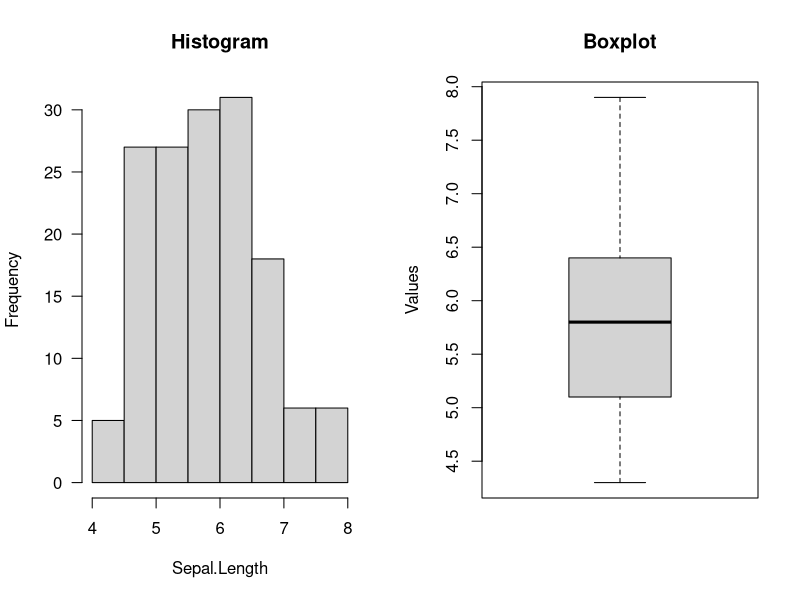
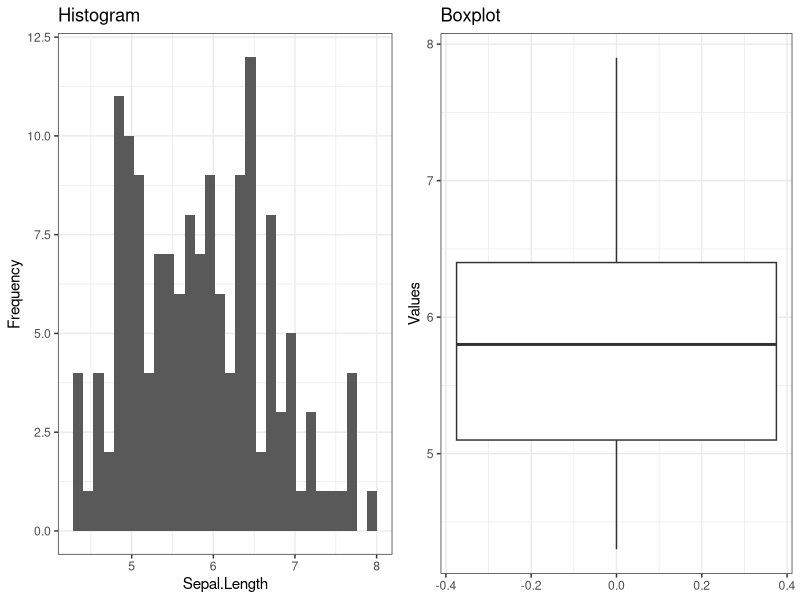
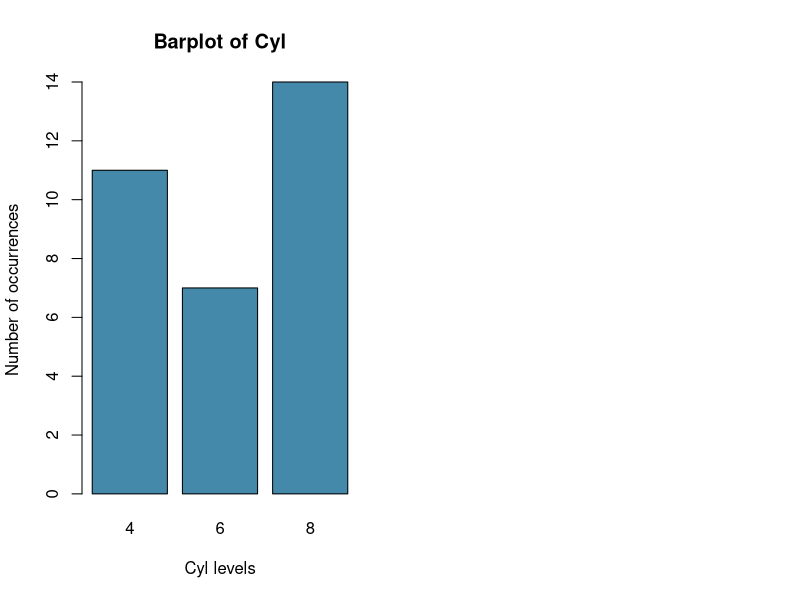
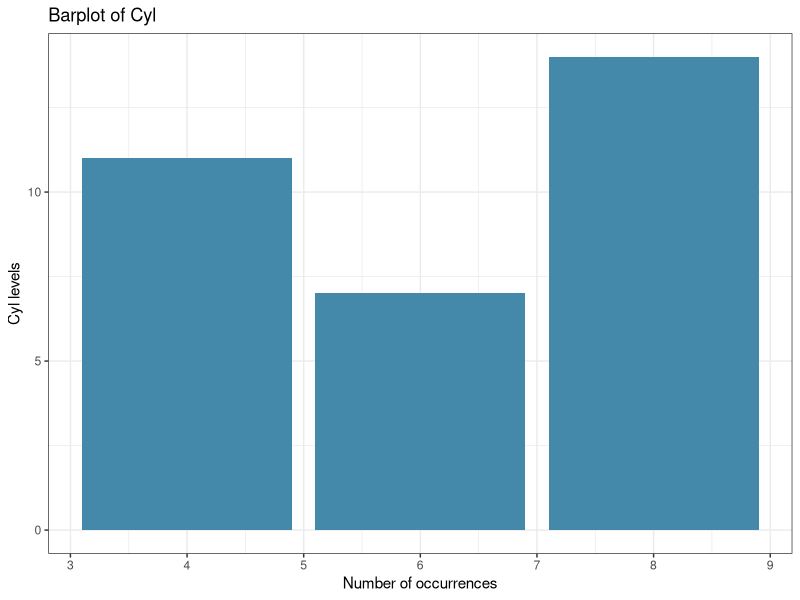
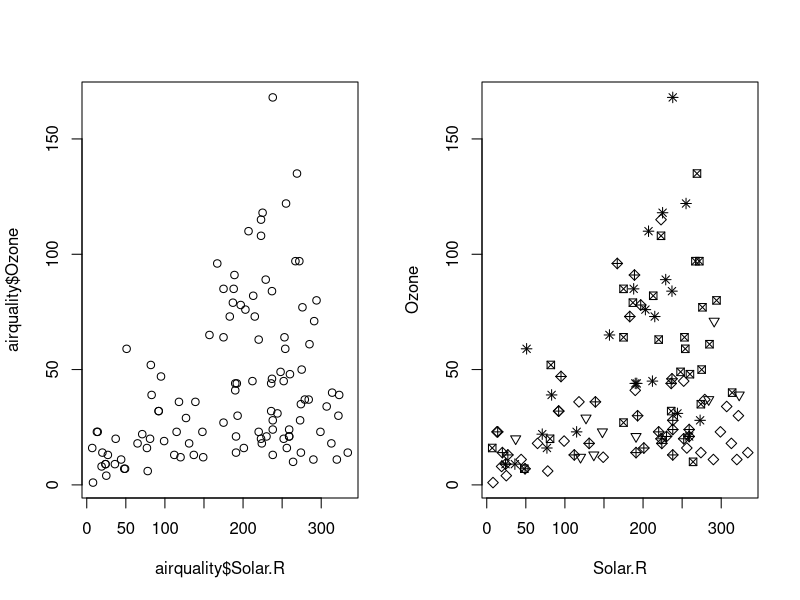
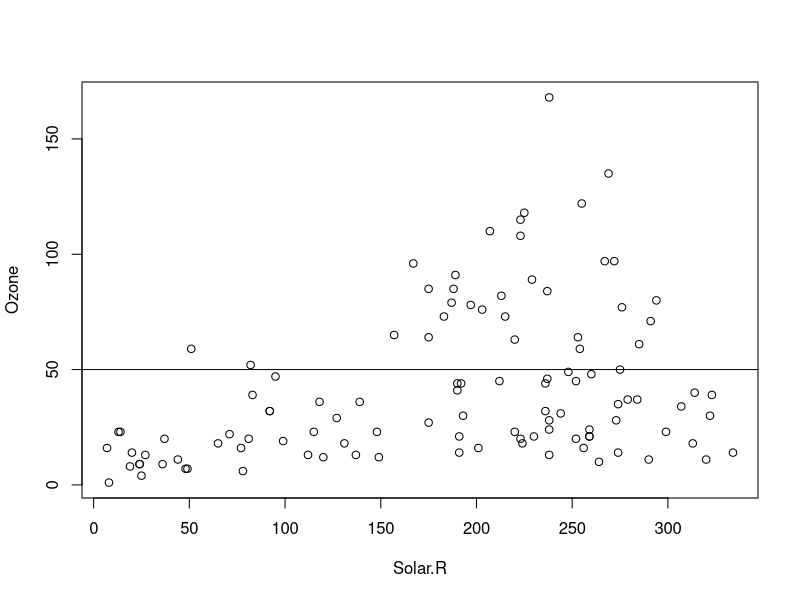
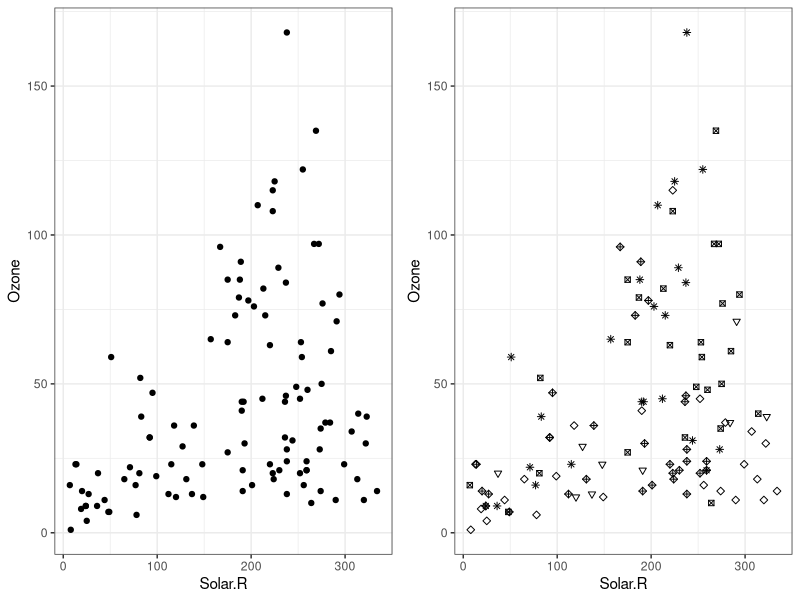
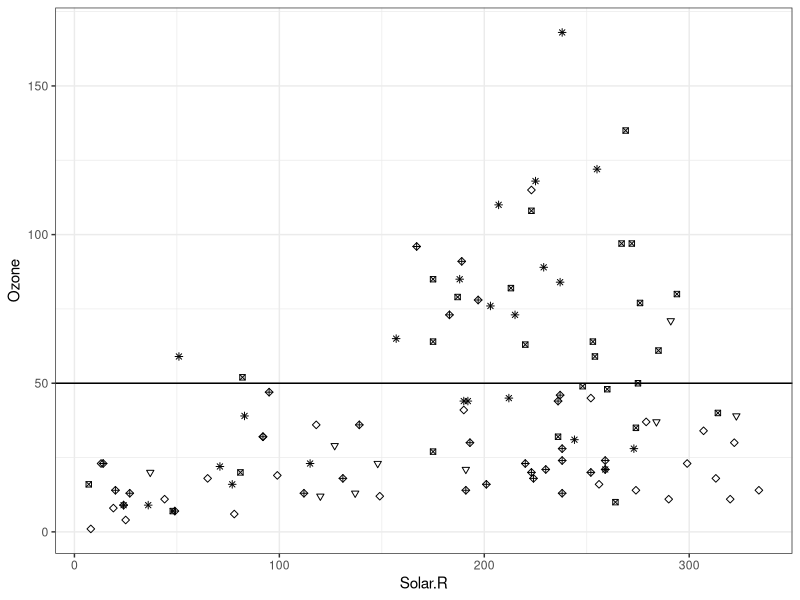

Generate these figures, in order, with R:
## ---- chunk 1
set.seed(42)
## ---- chunk 2
par(mfrow = c(1,2)) # number of plots, one row, two columns
hist(iris$Sepal.Length, 
     main = "Histogram", # title
     xlab = "Sepal.Length", 
     ylab = "Frequency",
     las = 1) # rotation of x and y values (las = 1, all of them should be horizontal)

boxplot(iris$Sepal.Length,      
        main = "Boxplot", # title
        ylab = "Values")
## ---- chunk 3
library(ggplot2)
library(ggpubr)

plt1 = 
  ggplot(iris, aes(x = Sepal.Length)) +
    geom_histogram() +
    ggtitle("Histogram") +
    xlab("Sepal.Length") +
    ylab("Frequency") +
    theme_bw() # scientific theme (white background)

plt2 = 
  ggplot(iris, aes(y = Sepal.Length)) +
    geom_boxplot() +
      ggtitle("Boxplot") +
      ylab("Values") +
      theme_bw() 


ggarrange(plt1, plt2, ncol = 2L, nrow = 1L)

## ---- chunk 4
str(mtcars)
counts = table(mtcars$cyl)
counts
## ---- chunk 5
barplot(counts, 
        main = "Barplot of Cyl",
        ylab = "Number of occurrences",
        xlab = "Cyl levels",
        col = "#4488AA")

## ---- chunk 6
ggplot(mtcars, aes(x = cyl)) +
  geom_bar(fill = "#4488AA") +
    ggtitle("Barplot of Cyl") +
    xlab("Number of occurrences") +
    ylab("Cyl levels") +
    theme_bw()
## ---- chunk 7
# Scatterplot
par(mfrow = c(1,2))
plot(airquality$Solar.R, airquality$Ozone)

# plot(Ozone ~ Solar.R, data = airquality) #the same

# different symbol for each month
plot(Ozone ~ Solar.R, data = airquality, pch = Month)

## ---- chunk 8
par(mfrow = c(1,1))
plot(Ozone ~ Solar.R, data = airquality)
abline(h = 50)

## ---- chunk 9
plt1 = ggplot(airquality, aes(x = Solar.R, y = Ozone)) +
        geom_point() +
        theme_bw()

plt2 = ggplot(airquality, aes(x = Solar.R, y = Ozone)) +
        geom_point(shape = airquality$Month) +
        theme_bw()

ggarrange(plt1, plt2, ncol = 2L, nrow = 1L)
## ---- chunk 10
ggplot(airquality, aes(x = Solar.R, y = Ozone)) +
  geom_point(shape = airquality$Month) +
  geom_abline(intercept = 50, slope = 0) +
    theme_bw()
## ---- chunk 11
boxplot(mpg ~ cyl, mtcars, notch=TRUE) # formula notation
# boxplot(x = mtcars$cyl, y = mtcars$mpg) # the same

## ---- chunk 12
ggplot(mtcars, aes(y = mpg, group = cyl)) +
  geom_boxplot(notch=TRUE) +
    theme_bw()
